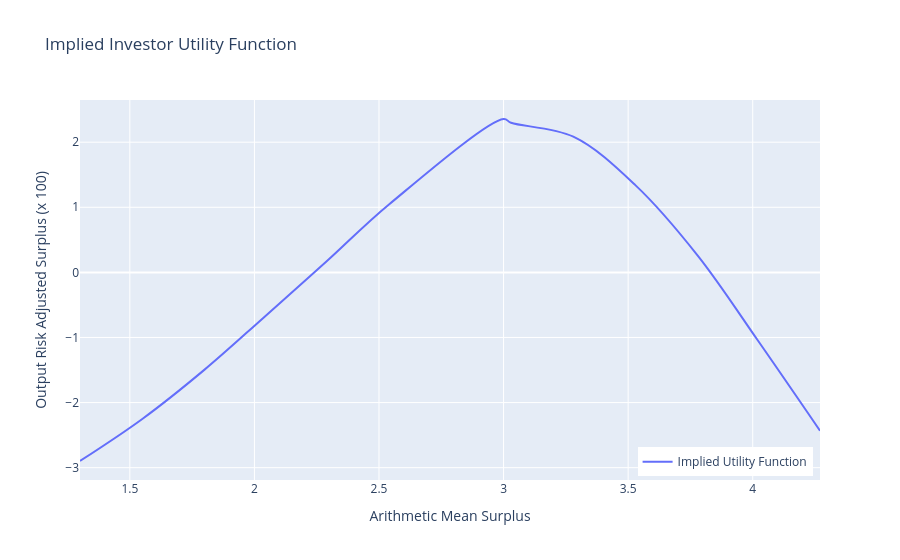

Notebook code cell kept with this figure:
### Code cell
utility_fig.show()

### Figure 1 — Plotly figure (JSON) as saved in the notebook; plotly's stock layout.template omitted (floating-point values rounded to 4 significant figures)
{"data": [{"hovertemplate": "Arithmetic Mean Surplus=%{x}<br>Output Risk Adjusted Surplus (x 100)=%{y}<extra></extra>", "legendgroup": "", "line": {"color": "#636efa", "dash": "solid", "shape": "spline"}, "marker": {"symbol": "circle"}, "mode": "lines", "name": "Implied Utility Function", "orientation": "v", "showlegend": true, "type": "scatter", "x": [1.3, 1.55, 1.8, 2.04, 2.29, 2.54, 3, 3.03, 3.28, 3.53, 3.78, 4.02, 4.27], "xaxis": "x", "y": [-2.898, -2.252, -1.494, -0.6835, 0.17, 1.043, 2.356, 2.298, 2.085, 1.336, 0.2539, -1.043, -2.432], "yaxis": "y"}], "layout": {"legend": {"tracegroupgap": 0, "x": 0.99, "xanchor": "right", "y": 0.01, "yanchor": "bottom"}, "title": {"text": "Implied Investor Utility Function"}, "xaxis": {"anchor": "y", "domain": [0, 1], "title": {"text": "Arithmetic Mean Surplus"}}, "yaxis": {"anchor": "x", "domain": [0, 1], "title": {"text": "Output Risk Adjusted Surplus (x 100)"}}}}
